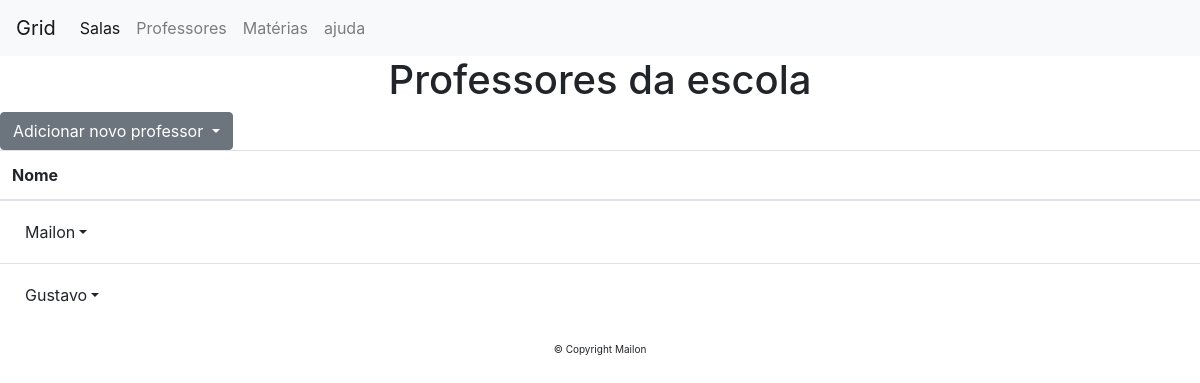
Before: /teachers with the older database file.
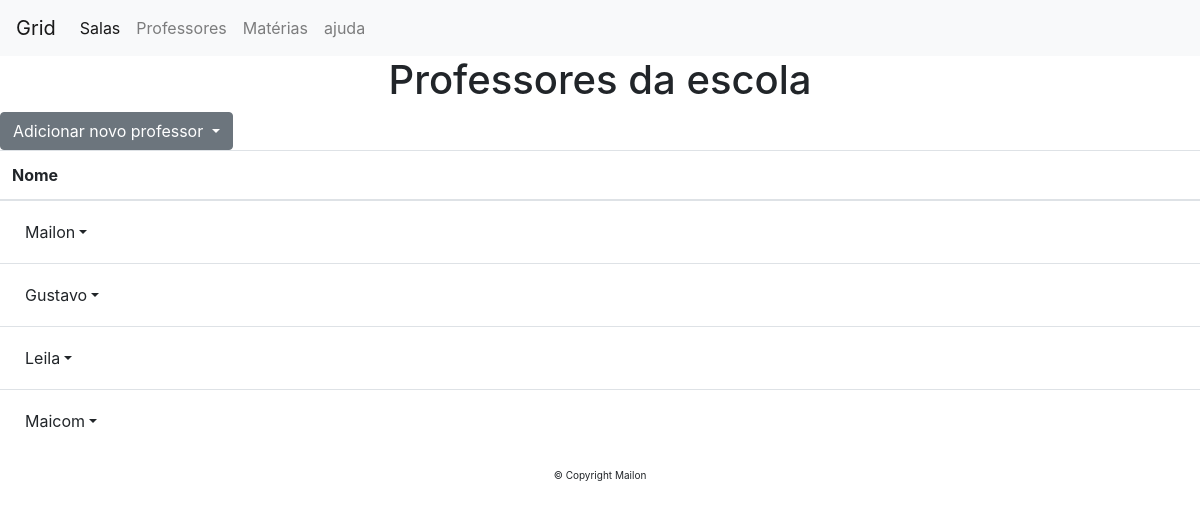
After: the same page with the newer database file.
### tables this page shows
CREATE TABLE teachers(id INTEGER, name TEXT, PRIMARY KEY(id));

### grid.py (the view)
@app.route('/teachers')
def teachers():
    with sqlite3.connect(DATABASE_NAME) as _db:
        cursor = _db.execute('SELECT id, name FROM teachers;')
        teachers = list(cursor)
        cursor.close()
    return render_template('teachers.html',teachers=teachers)

### templates/teachers.html (shortened to what this page needs)
{% extends "layout.html" %}
{% block main_title %}Professores da escola{% endblock %}
{% block main %}
<div class="dropdown">
    <button class="btn btn-secondary dropdown-toggle" type="button" id="dorpdownForm" data-toggle="dropdown" aria-haspopup="true" aria-expanded="false">
        Adicionar novo professor
    </button>
</div>
<table class="table">
    <thead>
        <tr>
            <th>Nome</th>
        </tr>
    </thead>
    <tbody>
        {% for teacher in teachers %}
        <tr>
            <td>
                <div class="dropdown">
                    <button class="btn btn-secundary dropdown-toggle" type="button" id="dropdownMenuTeacher" data-toggle="dropdown" aria-haspopup="true" aria-expanded="false">{{ teacher[1] }}</button>
                </div>
            </td>
        </tr>
        {% endfor %}
    </tbody>
</table>
{% endblock %}

Changed rows visible on the page:
added teachers: name "Leila"
added teachers: name "Maicom"
